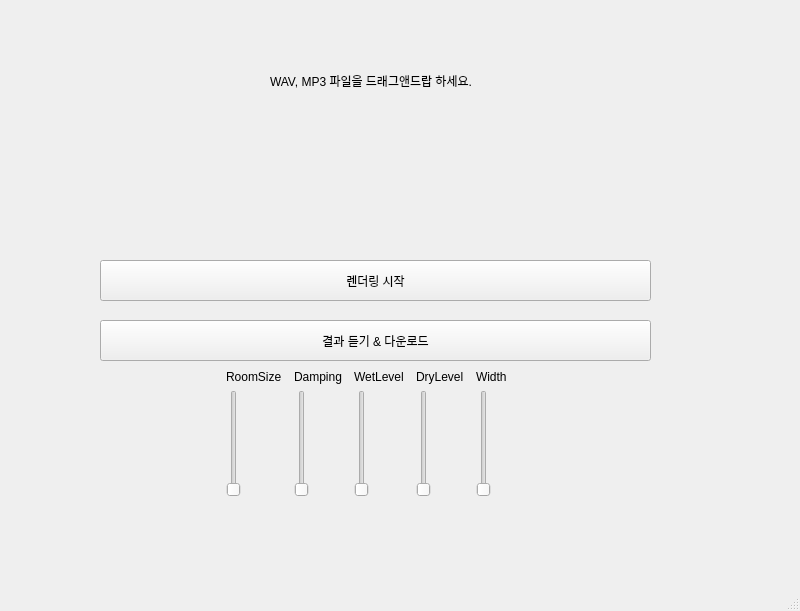
<?xml version="1.0" encoding="UTF-8"?>
<ui version="4.0">
 <class>MainWindow</class>
 <widget class="QMainWindow" name="MainWindow">
  <property name="geometry">
   <rect>
    <x>0</x>
    <y>0</y>
    <width>800</width>
    <height>611</height>
   </rect>
  </property>
  <property name="windowTitle">
   <string>MainWindow</string>
  </property>
  <widget class="QWidget" name="centralwidget">
   <widget class="QWidget" name="DragAndDropWidget" native="true">
    <property name="geometry">
     <rect>
      <x>30</x>
      <y>30</y>
      <width>711</width>
      <height>111</height>
     </rect>
    </property>
    <widget class="QLabel" name="label">
     <property name="geometry">
      <rect>
       <x>240</x>
       <y>30</y>
       <width>271</width>
       <height>41</height>
      </rect>
     </property>
     <property name="text">
      <string>WAV, MP3 파일을 드래그앤드랍 하세요.</string>
     </property>
    </widget>
   </widget>
   <widget class="QPushButton" name="RenderStart">
    <property name="geometry">
     <rect>
      <x>100</x>
      <y>260</y>
      <width>551</width>
      <height>41</height>
     </rect>
    </property>
    <property name="text">
     <string>렌더링 시작</string>
    </property>
   </widget>
   <widget class="QPushButton" name="ResultButton">
    <property name="geometry">
     <rect>
      <x>100</x>
      <y>320</y>
      <width>551</width>
      <height>41</height>
     </rect>
    </property>
    <property name="text">
     <string>결과 듣기 &amp;&amp; 다운로드</string>
    </property>
   </widget>
   <widget class="QWidget" name="ItemListWidget" native="true">
    <property name="geometry">
     <rect>
      <x>100</x>
      <y>160</y>
      <width>551</width>
      <height>80</height>
     </rect>
    </property>
   </widget>
   <widget class="QWidget" name="widget" native="true">
    <property name="geometry">
     <rect>
      <x>220</x>
      <y>370</y>
      <width>297</width>
      <height>127</height>
     </rect>
    </property>
    <layout class="QHBoxLayout" name="horizontalLayout">
     <item>
      <layout class="QVBoxLayout" name="verticalLayout">
       <item>
        <widget class="QLabel" name="label_2">
         <property name="text">
          <string>RoomSize</string>
         </property>
        </widget>
       </item>
       <item>
        <widget class="QSlider" name="verticalSlider">
         <property name="orientation">
          <enum>Qt::Vertical</enum>
         </property>
        </widget>
       </item>
      </layout>
     </item>
     <item>
      <layout class="QVBoxLayout" name="verticalLayout_2">
       <item>
        <widget class="QLabel" name="label_3">
         <property name="text">
          <string>Damping</string>
         </property>
        </widget>
       </item>
       <item>
        <widget class="QSlider" name="verticalSlider_2">
         <property name="orientation">
          <enum>Qt::Vertical</enum>
         </property>
        </widget>
       </item>
      </layout>
     </item>
     <item>
      <layout class="QVBoxLayout" name="verticalLayout_3">
       <item>
        <widget class="QLabel" name="label_4">
         <property name="text">
          <string>WetLevel</string>
         </property>
        </widget>
       </item>
       <item>
        <widget class="QSlider" name="verticalSlider_3">
         <property name="orientation">
          <enum>Qt::Vertical</enum>
         </property>
        </widget>
       </item>
      </layout>
     </item>
     <item>
      <layout class="QVBoxLayout" name="verticalLayout_4">
       <item>
        <widget class="QLabel" name="label_5">
         <property name="text">
          <string>DryLevel</string>
         </property>
        </widget>
       </item>
       <item>
        <widget class="QSlider" name="verticalSlider_4">
         <property name="orientation">
          <enum>Qt::Vertical</enum>
         </property>
        </widget>
       </item>
      </layout>
     </item>
     <item>
      <layout class="QVBoxLayout" name="verticalLayout_5">
       <item>
        <widget class="QLabel" name="label_6">
         <property name="text">
          <string>Width</string>
         </property>
        </widget>
       </item>
       <item>
        <widget class="QSlider" name="verticalSlider_5">
         <property name="orientation">
          <enum>Qt::Vertical</enum>
         </property>
        </widget>
       </item>
      </layout>
     </item>
    </layout>
   </widget>
  </widget>
  <widget class="QStatusBar" name="statusbar"/>
 </widget>
 <resources/>
 <connections/>
</ui>
